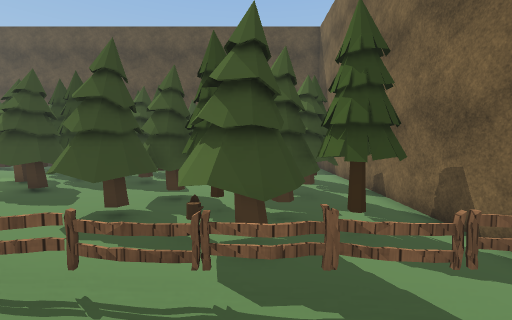
view 1 (above)

24 first-person views from a walk through a scene from a Unity 3-D project. The camera is 1.5 m above the floor, tilts 4° down and sees 90° across. The floor is counted in squares, 0.9 m on a side. Each view is taken from the middle of a square. On the plan, view 1 faces up. The plan holds only what a view shows up to about 14 squares ahead; the rest is blank. The place goes on beyond the plan. The player character is not drawn. Some surface patterns are stand-ins.

view 2
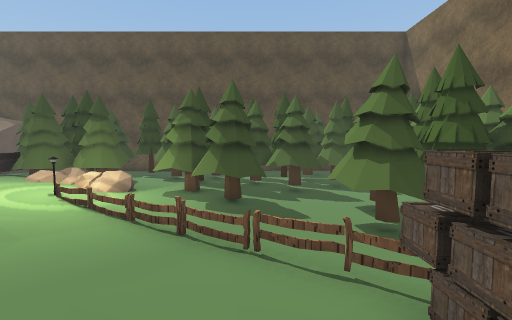

view 3
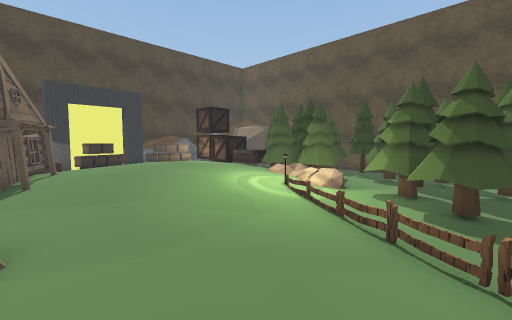

view 4
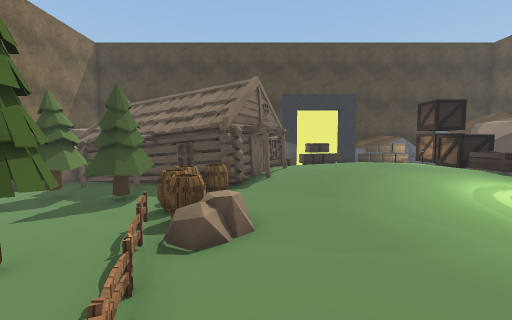

view 5
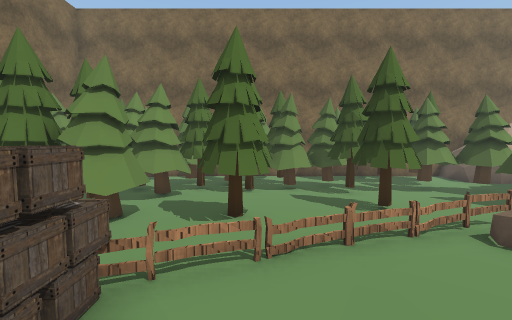

view 6
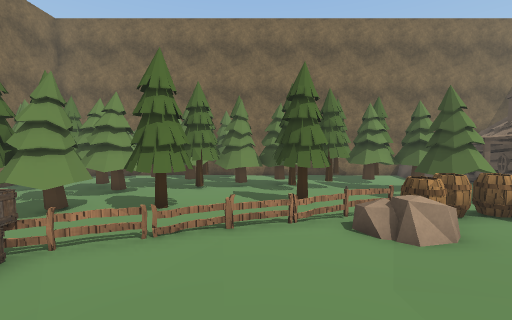

view 7
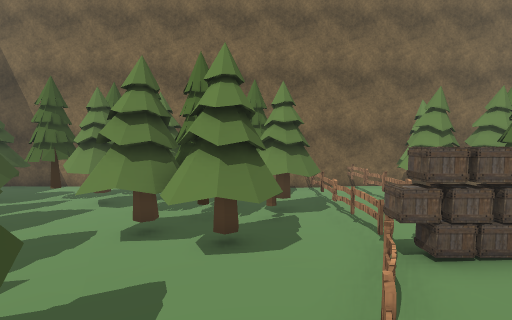

view 8
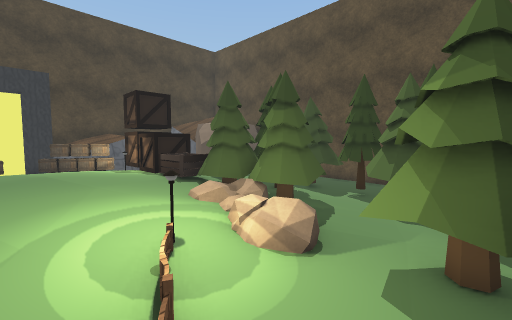

view 9
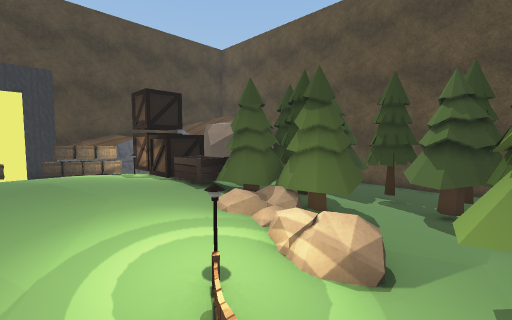

view 10
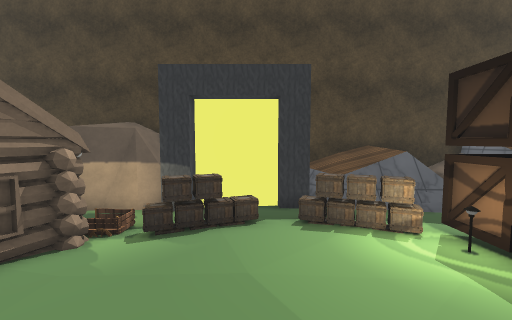

view 11
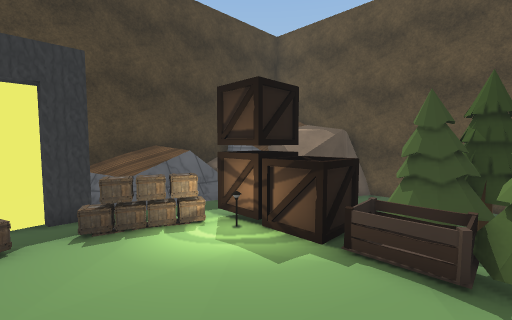

view 12
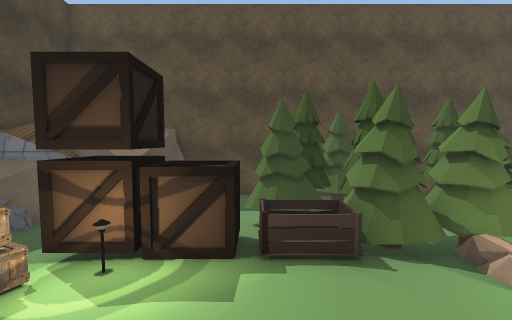

view 13
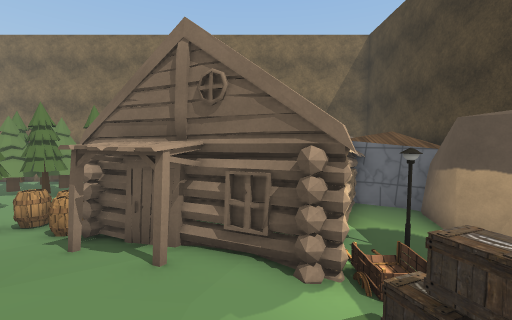

view 14
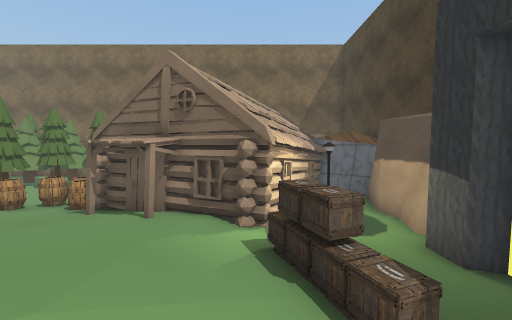

view 15
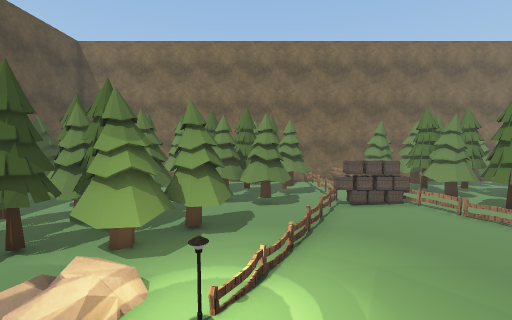

view 16
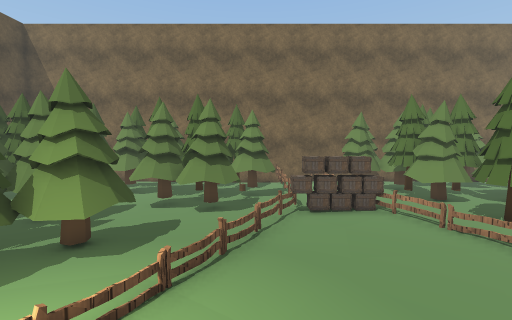

view 17
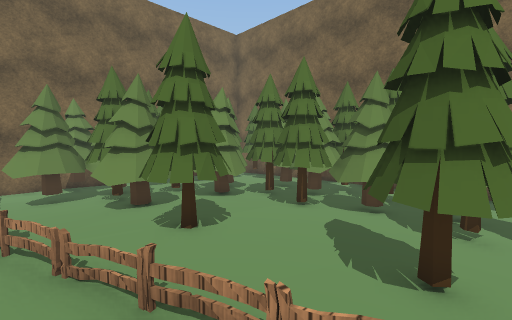

view 18
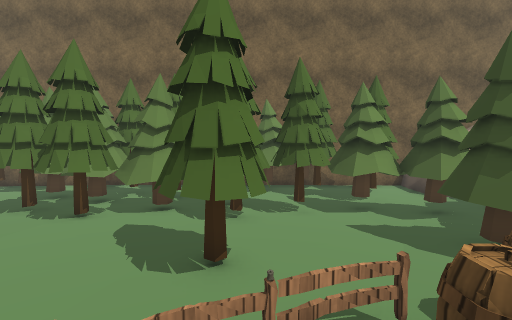

view 19
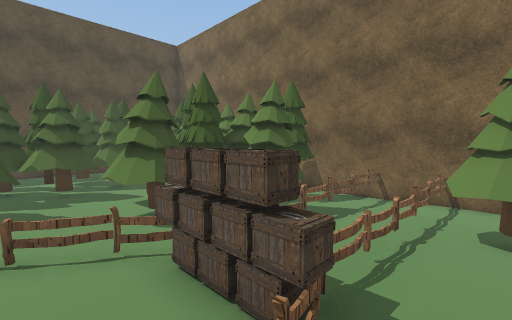

view 20
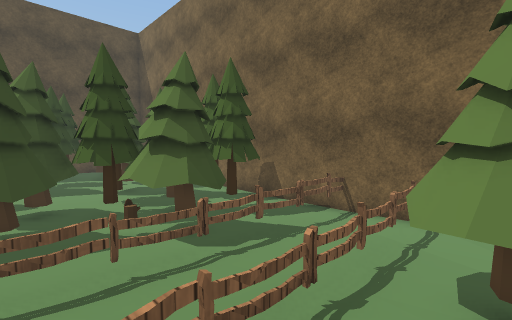

view 21
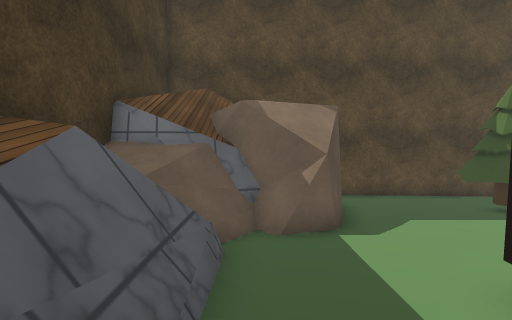

view 22
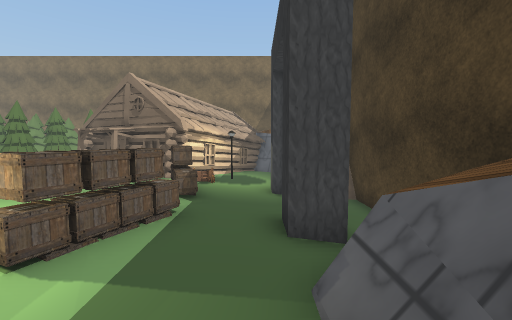

view 23
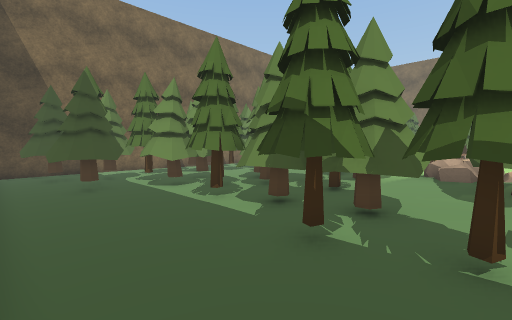

view 24
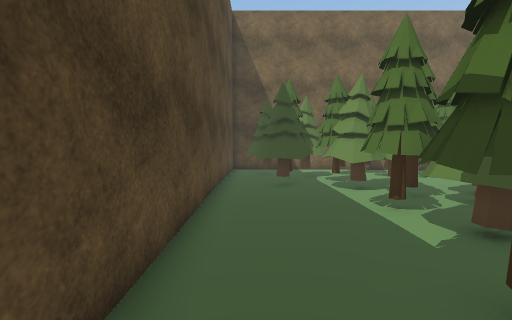

### Floor plan
Key: @ floor where view 1 was taken; # wall or solid block; x gap in a wall; . main floor; : floor 0.25 m higher than the main floor; - floor 0.25 m lower than the main floor; + floor 0.5 m higher than the main floor; * floor 0.75 m higher than the main floor; % floor 1 m higher than the main floor; / step, stairs or slope; = window, fence, low wall or low ledge; ^ raised ledge; T tree; F fence; B box; S streetlight; C crate; H house; A barrel; O other object.
Columns run from 27 left of view 1 to 5 right of it. Each row starts with its distance up from view 1.
 19       ########################
 18       #.........--............--#
 17        ..................T..TT.-#
 16        ....TT...........TTTTT --#
 15    O# O....TTTTT.TT......TTTT --#
 14  OOO#OO::::TTTTTTTTTTT.TTTTTTT--#
 13 OOOO:::::: TTTT:TTTTTTTTTTT.TT--#
 12 # O^::::+ TTTTTTTTTTTTTTTT .TT--
 11   #=::++  /TTT TT:TTTTTTTT TTTT-
 10  ##=+++BBBBBBTTTT:TTTTTT ..TTTT-#
  9 ##^=+++BSBBB*///*:TTT TT..TTTT--#
  8 ^^^x++CC******//%+TTTT..TTTTT --#
  7 ##=#++C**%%%%***S+:TTT..TTTTTTT-#
  6 # ##++C**%%%%%**//::::.TTTTTTTT-#
  5 #.#:++C**%%%%***++:/F::TT.TTTTT-#
  4 #.#:++C**%%%%***+++:/F:...TTTT--#
  3 #. #++C/*******++++:::FCF.FFFFFF#
  2 #O #:+/*******+++++::::C.....-- #
  1 OOOO:+/HHHHH//+++::::::CFFFFFFFO#
  0   #O:S+H HHH+++:::::::FCF..@T -##
 -1   #O:+HH   HAA:AA+FFF:::::.TT T #
 -2    O:+H    H AAAFFF::TT:TTTTTTTT#
 -3   O::HH   HH ::::TT::TT:TTTTTTT #
 -4   #::HH   H TT...TT:::::: T     #
 -5   ##HH   HHH T....:::::TTTT OO  #
 -6    ##    HHTT....TT:TTTTTTT T OO
 -7         HHHTTTTTTTTTTTTTTTT TTOO
 -8        HHHH T TTTTTTTTT T   T OO
 -9       OOHH  TTOO TTTTTT T   TT

Positions as (right, up) in squares from view 1, and headings:
1: (0, 0), facing up
2: (-6, 0), facing up
3: (-6, 0), facing up-left
4: (-6, 0), facing left
5: (-6, 3), facing down
6: (-8, 4), facing down
7: (-8, 5), facing right
8: (-8, 5), facing up-left
9: (-9, 5), facing up-left
10: (-15, 5), facing left
11: (-15, 5), facing up-left
12: (-17, 5), facing up
13: (-19, 5), facing down
14: (-20, 7), facing down
15: (-14, 6), facing right
16: (-12, 4), facing right
17: (-10, 0), facing down-right
18: (-10, 0), facing down
19: (-6, -1), facing up-right
20: (-3, -1), facing up-right
21: (-23, 8), facing up
22: (-23, 11), facing down
23: (-12, 18), facing down-right
24: (-12, 17), facing right
